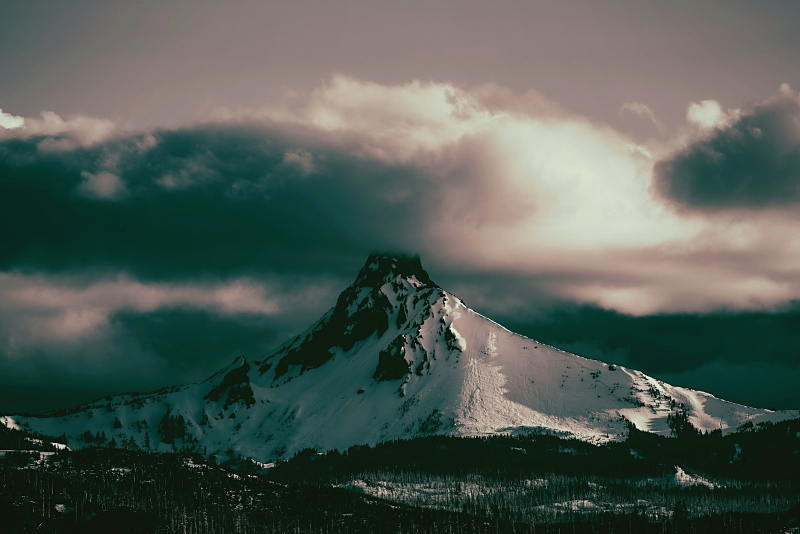
#> input picture video/cascade-peaks/public/washington_closer_graded.jpg, 1600 x 1067 px (shown at 1/2 size)
$ python -i grade_closer.py   (imports and definitions only)
#> lines starting #> are read from the running program, lines starting #| are printed output that depends on the picture
### video/cascade-peaks/grade_opener.py
#!/usr/bin/env python3
"""Color-grade Jefferson Option 2 for the IG timeline hero frame.

Matt brief: "Apply filters/color grading to make it really pop on the Instagram
timeline. Think vibrant, eye-catching — the kind of image that stops the scroll.
Boost the colors, add some contrast, make that mountain look dramatic. This is
the first thing people see on his grid."

Approach (conservative, reversible):
  - Mild shadow lift so the lower peak silhouette doesn't disappear on small
    phone screens.
  - Contrast boost via S-curve tone map.
  - Saturation +30% (richer alpenglow oranges, deeper sky navy).
  - Subtle warm split-tone: shadows cooler (teal bias), highlights warmer
    (amber bias) — the cinematic real-estate-reel look.
  - Light clarity pass via unsharp mask (mid-frequency contrast).
  - Final vignette to draw the eye toward the double-summit alpenglow.

Output the graded hero at 1080x1920 (IG Reels / Story) and 1080x1350 (IG feed
portrait 4:5) so the same frame works as video opener AND as the static feed
thumbnail. No crops: center-fill with blurred-fill bars.
"""

from pathlib import Path
import sys

from PIL import Image, ImageEnhance, ImageFilter, ImageOps, ImageChops

SRC = Path("/sessions/stoic-sweet-dirac/mnt/RyanRealty/peak_options/jefferson_unsplash_2.jpg")
OUT_DIR = Path("/sessions/stoic-sweet-dirac/mnt/RyanRealty/peak_options/graded")
OUT_DIR.mkdir(exist_ok=True)


def s_curve(img: Image.Image, strength: float = 0.35) -> Image.Image:
    """Apply an S-curve to boost midtone contrast without crushing blacks or
    blowing highlights. `strength` in roughly [0, 1]."""
    lut = []
    for i in range(256):
        x = i / 255.0
        # Smooth s-curve: 3x^2 - 2x^3 blended with linear.
        s = 3 * x * x - 2 * x * x * x
        y = x * (1 - strength) + s * strength
        lut.append(int(max(0, min(255, round(y * 255)))))
    # Apply the same LUT per channel.
    return img.point(lut * 3 if img.mode == "RGB" else lut)


def split_tone(img: Image.Image, shadow_color=(24, 46, 70), highlight_color=(255, 198, 140), shadow_mix=0.18, hi_mix=0.22) -> Image.Image:
    """Split-tone: tint shadows cooler, highlights warmer. Uses a luminance
    mask to decide how strongly each pixel leans toward shadow/highlight tint."""
    rgb = img.convert("RGB")
    # Per-pixel luminance using Rec. 709 weights, packed as an L image.
    lum = rgb.convert("L")
    # Highlight mask: luminance squared to bias toward bright areas.
    hi_mask = lum.point(lambda v: int((v / 255) ** 2 * 255))
    # Shadow mask: inverted luminance squared.
    sh_mask = lum.point(lambda v: int(((255 - v) / 255) ** 2 * 255))

    shadow_layer = Image.new("RGB", rgb.size, shadow_color)
    hi_layer = Image.new("RGB", rgb.size, highlight_color)

    # Composite cool shadows.
    cooled = Image.composite(
        Image.blend(rgb, shadow_layer, shadow_mix),
        rgb,
        sh_mask,
    )
    # Composite warm highlights on top.
    warmed = Image.composite(
        Image.blend(cooled, hi_layer, hi_mix),
        cooled,
        hi_mask,
    )
    return warmed


# [14 lines left out: function vignette, not called in this run]


def vignette_v2(img: Image.Image, strength: float = 0.35) -> Image.Image:
    """Cleaner vignette: darken linearly by (1 - mask * strength)."""
    w, h = img.size
    mask = Image.new("L", (w, h), 0)
    from PIL import ImageDraw
    d = ImageDraw.Draw(mask)
    inset_x = int(-w * 0.10)
    inset_y = int(-h * 0.10)
    d.ellipse((inset_x, inset_y, w - inset_x, h - inset_y), fill=255)
    mask = mask.filter(ImageFilter.GaussianBlur(radius=min(w, h) * 0.28))
    # Scale mask so center = 1.0 brightness, edges = (1 - strength).
    scaled = mask.point(lambda v: int((1 - strength) * 255 + v * strength))
    rgb = img.convert("RGB")
    darkened = ImageChops.multiply(rgb, Image.merge("RGB", (scaled, scaled, scaled)))
    return darkened


# [100 lines left out: functions grade, fit_with_blurred_fill, main, not called in this run]


# [2 lines that do not run on import are left out]

### video/cascade-peaks/grade_closer.py
#!/usr/bin/env python3
"""Color-grade Washington Option 1 for the closing card.

Lighter touch than the opener: Washington already has moody stormlight and a
dramatic silhouette. Goal is palette consistency with the Jefferson opener, not
another scroll-stopper on its own.

  - Minor shadow lift (keep the silhouette but rescue crushed blacks).
  - Gentler S-curve (strength 0.20 vs opener's 0.30).
  - Saturation +18% (vs +30% on opener).
  - Same split-tone (cool shadows, warm highlights) for palette match.
  - Clarity pass tuned lighter.
  - Subtle vignette.
"""

from pathlib import Path
import sys

# Reuse grading primitives from grade_opener.
sys.path.insert(0, "/sessions/stoic-sweet-dirac/work/cascade_peaks")
from grade_opener import s_curve, split_tone, vignette_v2, fit_with_blurred_fill
from PIL import Image, ImageEnhance, ImageFilter

SRC = Path("/sessions/stoic-sweet-dirac/mnt/RyanRealty/peak_options/washington_unsplash_1.jpg")
OUT_DIR = Path("/sessions/stoic-sweet-dirac/mnt/RyanRealty/peak_options/graded")
# [1 line not run here, left out]


def grade(src: Path) -> Image.Image:
#> called with src = 'public/washington_closer_graded.jpg'
    img = Image.open(src).convert("RGB")
#> img is the input picture: PIL image 1600x1067 RGB; mean R, G, B 80.1, 91.3, 84.1

    # 1. Shadow lift — gentler than the opener.
    lift_lut = []
    for i in range(256):
        x = i / 255.0
        if x < 0.38:
            blend = (0.38 - x) / 0.38
            lifted = x ** 0.88
            y = x * (1 - blend * 0.42) + lifted * (blend * 0.42)
        else:
            y = x
        lift_lut.append(int(max(0, min(255, round(y * 255)))))
    img = img.point(lift_lut * 3)

    # 2. Gentle S-curve.
    img = s_curve(img, strength=0.20)

    # 3. Modest saturation boost.
    img = ImageEnhance.Color(img).enhance(1.18)

    # 4. Same split-tone as opener for palette match.
    img = split_tone(img, shadow_color=(22, 44, 72), highlight_color=(255, 196, 138), shadow_mix=0.14, hi_mix=0.18)
#> in split_tone, `lum = rgb.convert("L")`:
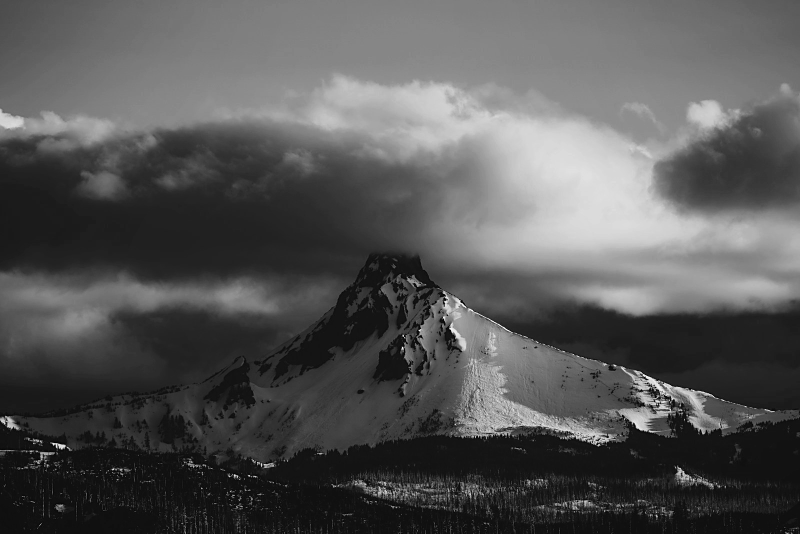
#> lum: PIL image 1600x1067 L (shown at 1/2 size); min 0, max 254, mean 86
#> in split_tone, `hi_mask = lum.point(lambda v: int((v / 255) ** 2 * 255))`:
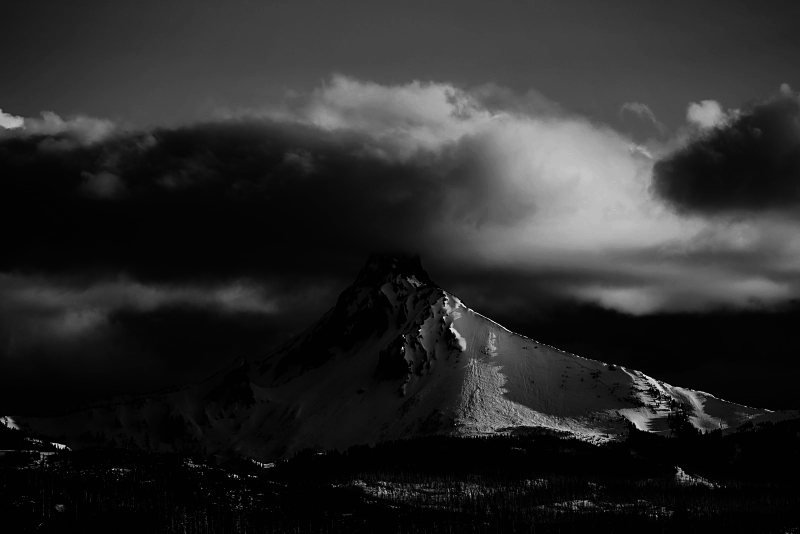
#> hi_mask: PIL image 1600x1067 L (shown at 1/2 size); min 0, max 253, mean 41.2
#> in split_tone, `sh_mask = lum.point(lambda v: int(((255 - v) / 255) ** 2 * 255))`:
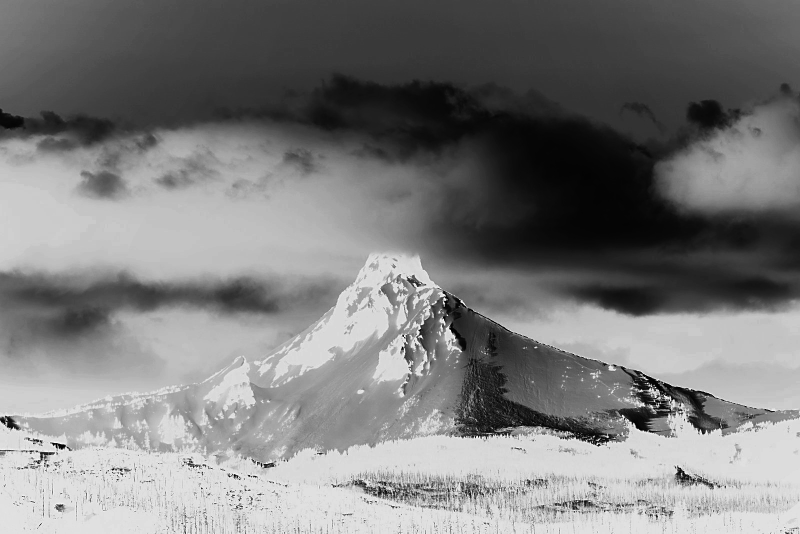
#> sh_mask: PIL image 1600x1067 L (shown at 1/2 size); min 0, max 255, mean 124.1
#> in split_tone, `shadow_layer = Image.new("RGB", rgb.size, shadow_color)`:
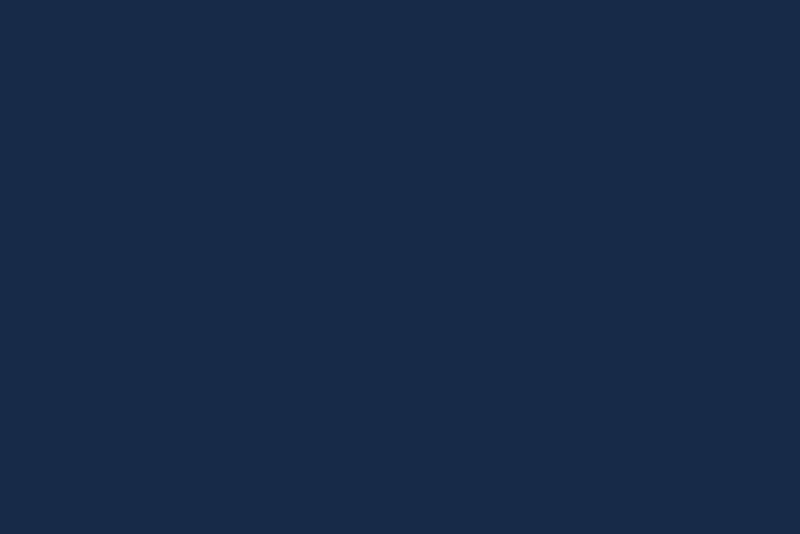
#> shadow_layer: PIL image 1600x1067 RGB (shown at 1/2 size); mean R, G, B 22, 44, 72
#> in split_tone, `hi_layer = Image.new("RGB", rgb.size, highlight_color)`:
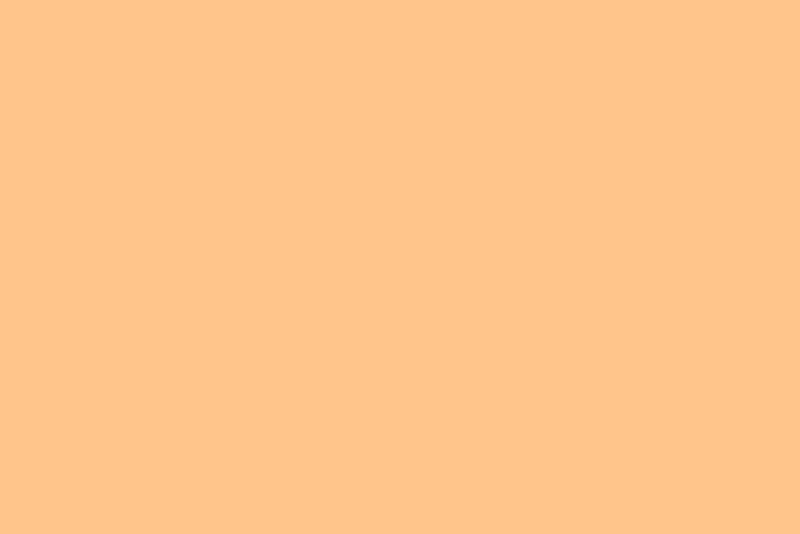
#> hi_layer: PIL image 1600x1067 RGB (shown at 1/2 size); mean R, G, B 255, 196, 138

    # 5. Clarity.
    img = img.filter(ImageFilter.UnsharpMask(radius=2.8, percent=40, threshold=3))

    # 6. Mild global contrast.
    img = ImageEnhance.Contrast(img).enhance(1.04)

    # 7. Vignette.
    img = vignette_v2(img, strength=0.22)
#> in vignette_v2, `mask = Image.new("L", (w, h), 0)`: mask: PIL image 1600x1067 L; every value is 0
#> in vignette_v2, `mask = mask.filter(ImageFilter.GaussianBlur(radius=min(w, h) * 0.28))`:
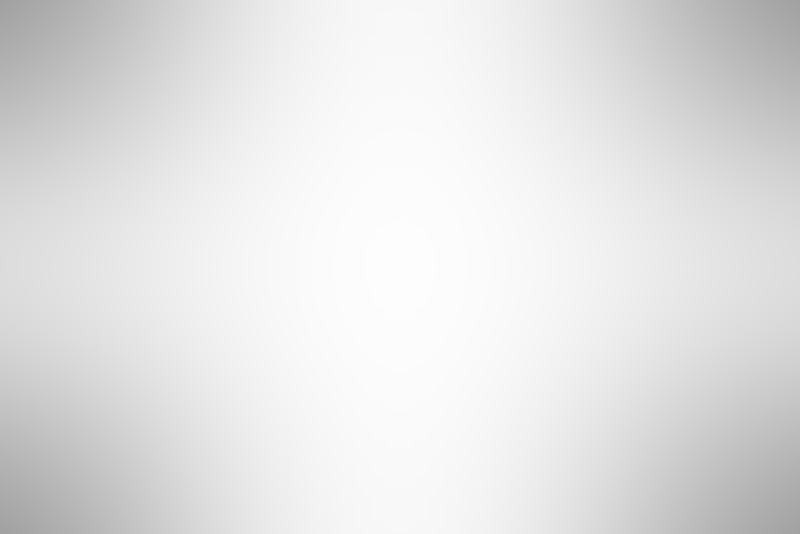
#> mask: PIL image 1600x1067 L (shown at 1/2 size); min 161, max 253, mean 227.4
#> in vignette_v2, `scaled = mask.point(lambda v: int((1 - strength) * 255 + v * strength))`:
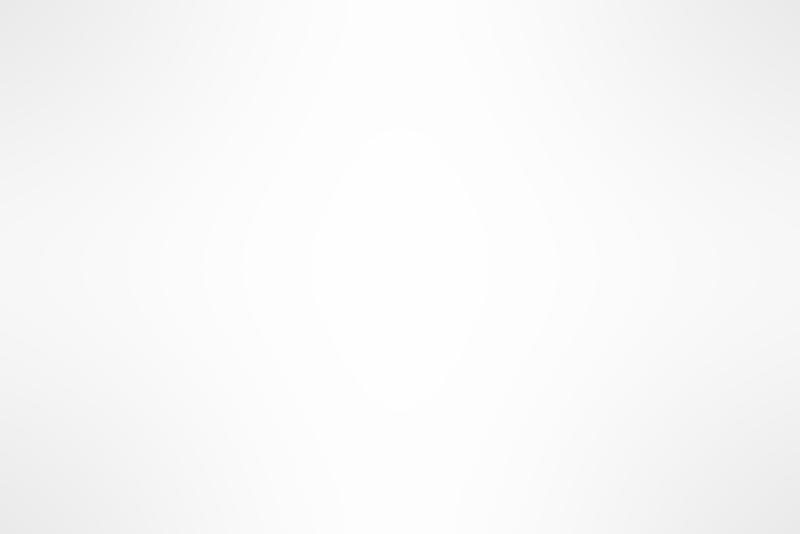
#> scaled: PIL image 1600x1067 L (shown at 1/2 size); min 234, max 254, mean 248.5

    return img


def main() -> int:
    if not SRC.exists():
        print(f"missing: {SRC}", file=sys.stderr)
        return 2

    graded = grade(SRC)

    native = OUT_DIR / "washington_closer_graded.jpg"
    graded.save(native, quality=94, subsampling=1, optimize=True, progressive=True)
    print(f"wrote {native} ({graded.size[0]}x{graded.size[1]})")

    reels = fit_with_blurred_fill(graded, 1080, 1920)
    reels_path = OUT_DIR / "washington_closer_1080x1920.jpg"
    reels.save(reels_path, quality=92, subsampling=1, optimize=True, progressive=True)
    print(f"wrote {reels_path}")

    feed = fit_with_blurred_fill(graded, 1080, 1350)
    feed_path = OUT_DIR / "washington_closer_1080x1350.jpg"
    feed.save(feed_path, quality=92, subsampling=1, optimize=True, progressive=True)
    print(f"wrote {feed_path}")

    cw = min(graded.size)
    left = (graded.size[0] - cw) // 2
    top = (graded.size[1] - cw) // 2
    sq = graded.crop((left, top, left + cw, top + cw)).resize((1080, 1080), Image.LANCZOS)
    sq_path = OUT_DIR / "washington_closer_1080x1080.jpg"
    sq.save(sq_path, quality=92, subsampling=1, optimize=True, progressive=True)
    print(f"wrote {sq_path}")

    return 0


# [2 lines not run here, left out]

>>> result = grade('public/washington_closer_graded.jpg')

$ run again, on data/comps/19496-tumalo-reservoir-rd-photos/20250710153506405205000000.jpg
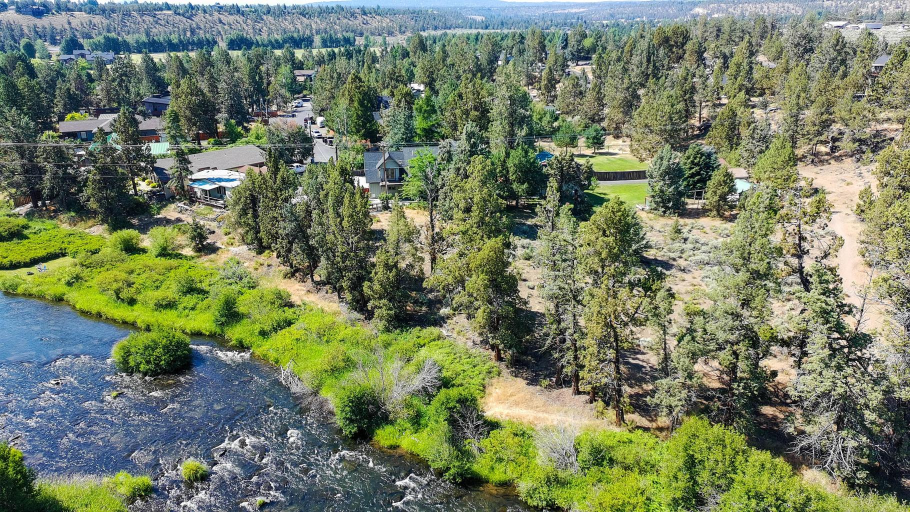
#> input picture data/comps/19496-tumalo-reservoir-rd-photos/20250710153506405205000000.jpg, 1820 x 1024 px (shown at 1/2 size)
#> in grade, img is the input picture: PIL image 1820x1024 RGB; mean R, G, B 116.2, 126.4, 100.1
#> in split_tone, `hi_mask = lum.point(lambda v: int((v / 255) ** 2 * 255))`:
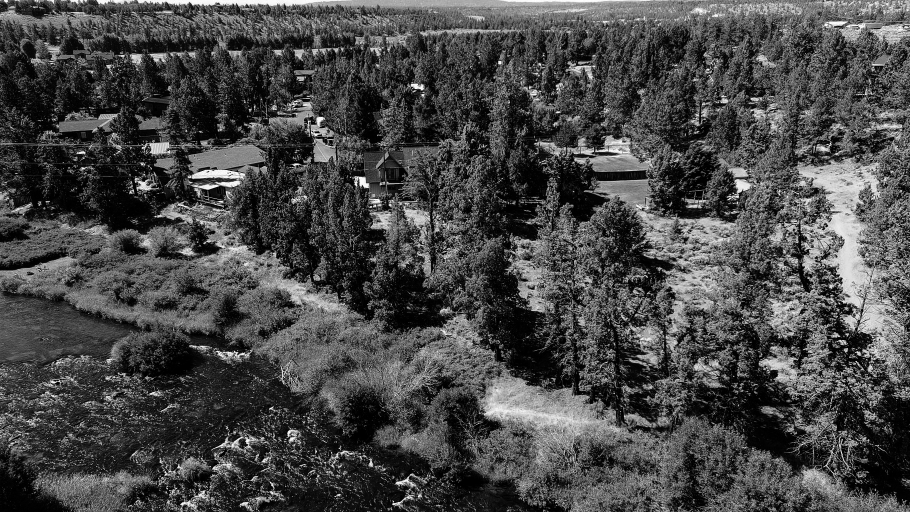
#> hi_mask: PIL image 1820x1024 L (shown at 1/2 size); min 0, max 255, mean 71.8
#> in split_tone, `sh_mask = lum.point(lambda v: int(((255 - v) / 255) ** 2 * 255))`:
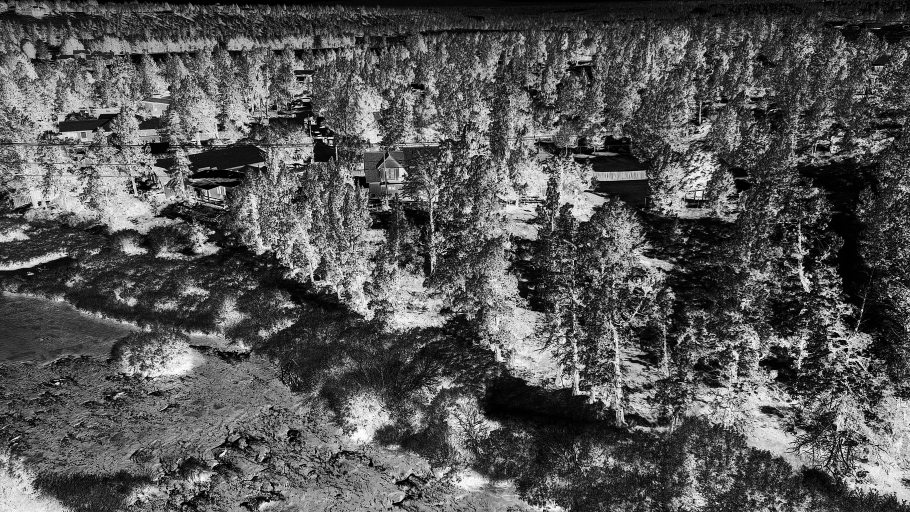
#> sh_mask: PIL image 1820x1024 L (shown at 1/2 size); min 0, max 255, mean 86

$ run again, on data/comps/19496-tumalo-reservoir-rd-photos/20250924192941811834000000.jpg
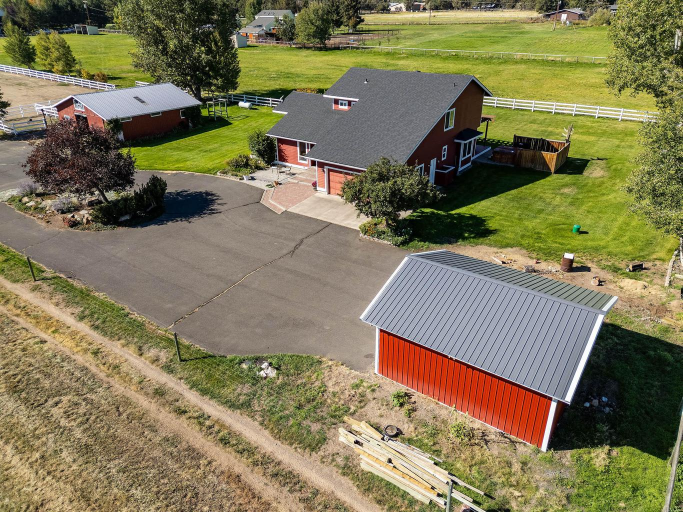
#> input picture data/comps/19496-tumalo-reservoir-rd-photos/20250924192941811834000000.jpg, 1365 x 1024 px (shown at 1/2 size)
#> in grade, img is the input picture: PIL image 1365x1024 RGB; mean R, G, B 128.2, 120.5, 86.7
#> in split_tone, `hi_mask = lum.point(lambda v: int((v / 255) ** 2 * 255))`:
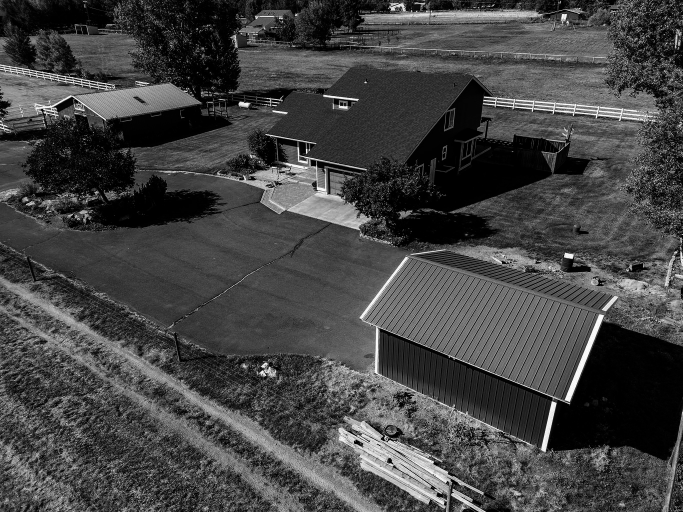
#> hi_mask: PIL image 1365x1024 L (shown at 1/2 size); min 0, max 255, mean 68.2
#> in split_tone, `sh_mask = lum.point(lambda v: int(((255 - v) / 255) ** 2 * 255))`:
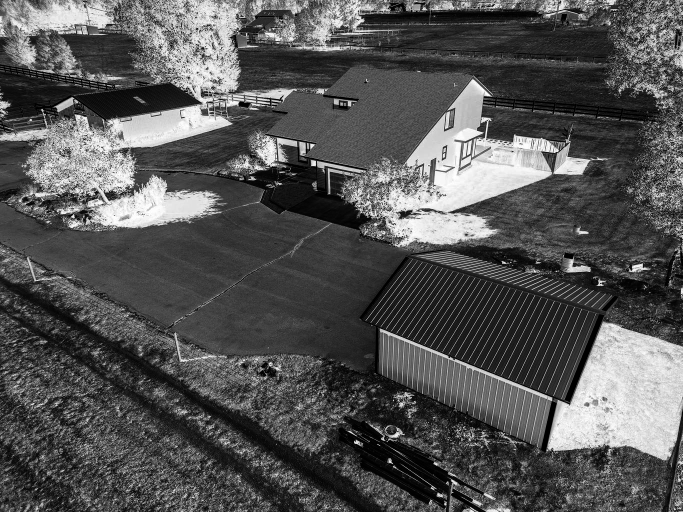
#> sh_mask: PIL image 1365x1024 L (shown at 1/2 size); min 0, max 255, mean 84.9
